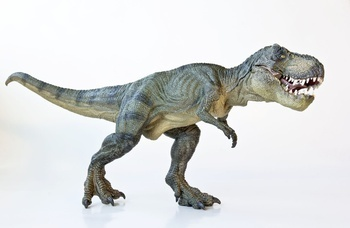
#> input picture Day3/d.png, 350 x 228 px, given in place of the camera
$ jupyter execute Project_LiveSketcher.ipynb   (text cells are left out)
#> lines starting #> are read from the running program, lines starting #| are printed output that depends on the picture; after the words box and inside, x2 and y2 are one past the last pixel; in counts of white or black regions, pixels touching at a corner belong together
[cell 1]
import cv2

cap = cv2.VideoCapture(0)

while True:
	ret, frame = cap.read()                        # Reading the Frame
#> frame is the input picture: shape (228, 350, 3); mean B, G, R 216.4, 216.9, 215.4
	gray = cv2.cvtColor(frame, cv2.COLOR_BGR2GRAY)# Converting it to GrayScale
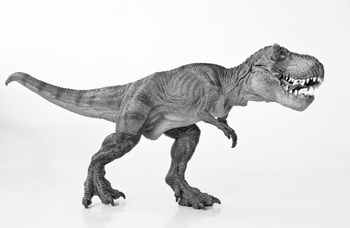
#> gray: shape (228, 350); min 1, max 255, mean 216.4
	blur = cv2.GaussianBlur(gray , (7,7), 0)     #  Blurring
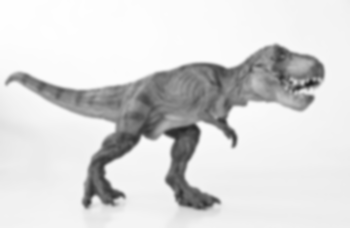
#> blur: shape (228, 350); min 31, max 254, mean 216.4
	edge = cv2.Canny(blur, 40, 90)             #   Finding Edges
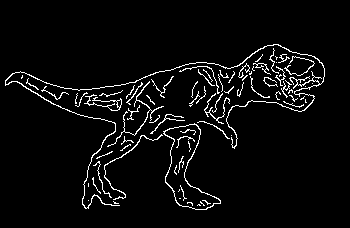
#> edge: shape (228, 350); 4.5% white in thin lines or dots, all inside (x1, y1, x2, y2) = (5, 44, 325, 210)
	ret, thresh = cv2.threshold(edge, 130, 255, cv2.THRESH_BINARY_INV)  # Thresholding
	cv2.imshow('Live Sketcher',thresh)

	if cv2.waitKey(33) == 27:
#> (key Esc is pressed here)
		break;
cap.release()
cv2.destroyAllWindows()
